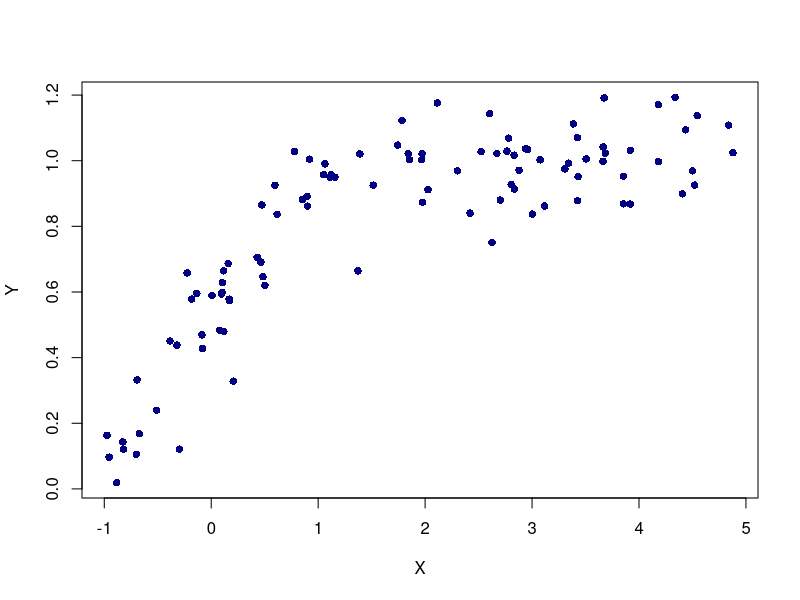
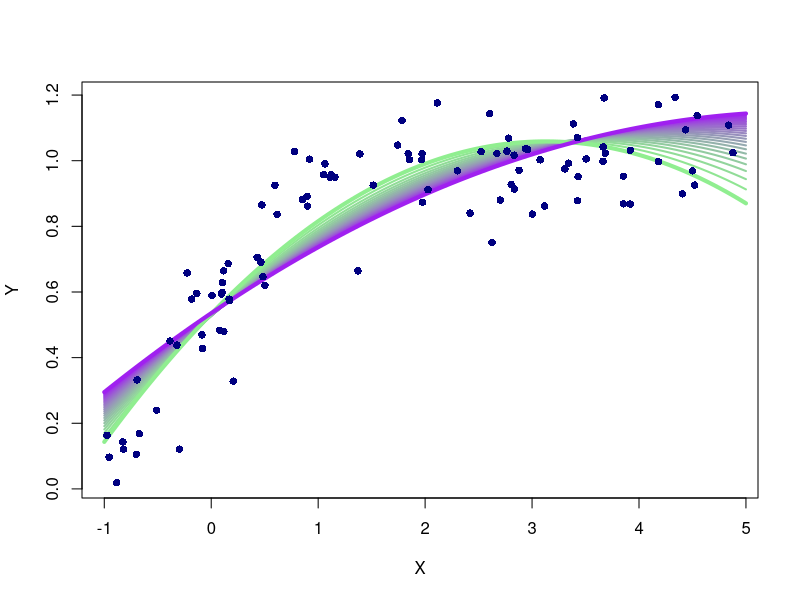
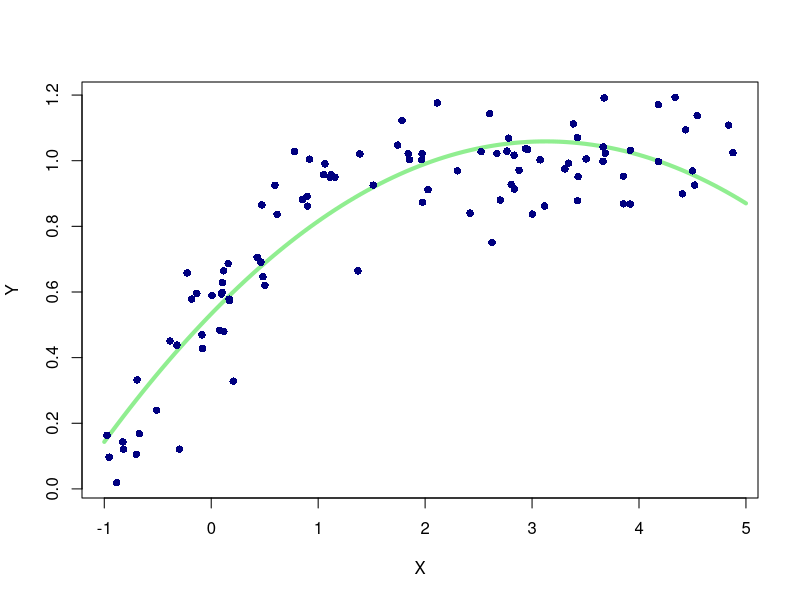
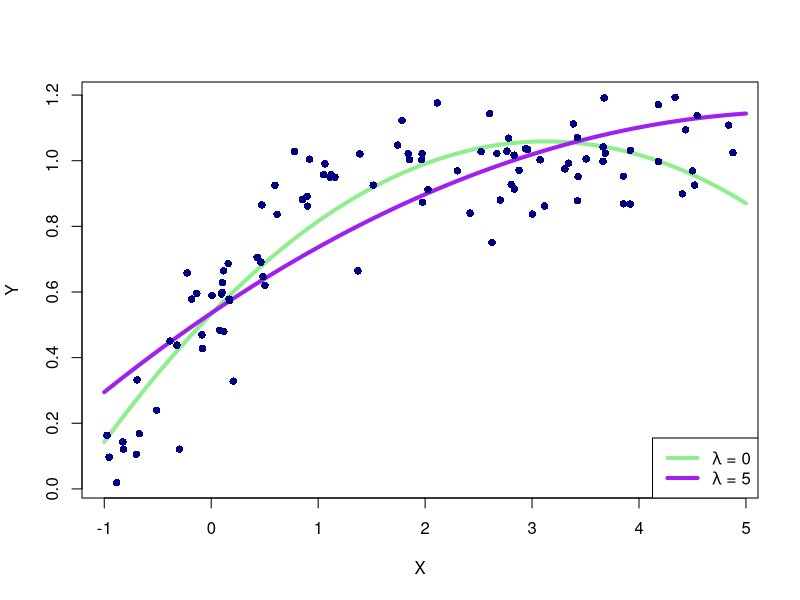

Generate these figures, in order, with R:
#### ************************ Header ************************ ####
# File: monotonic_preservation.R                                 #
# Author: ian2j                                                  #
# Last Modified: 23JUL2016                                       #
# Purpose: Test an idea to force a fitted curve to be monotonic  #
# ************************************************************** #

#### Change working directory ####
setwd("C:/Users/Ian/Desktop/Master/Research/ADN/Monotonic/")

#### Set Random Seed ####
set.seed(31416)

#### Create sample data ####
N <- 1e2 # sample size
LB <- -1 # independent variable lower bound
UB <- 5 # independent variable upper bound
X <- runif(N,
           LB,
           UB) # independent variable
ALPHA <- 1 # scaling factor for dependent variable mean
BETA <- 2 # additional scaling factor for inverse logit
TAU <- .1 # dependent variable stdev
Y <- rnorm(N,
           ALPHA *
             exp(X * BETA) /
             (1 + exp(X * BETA)),
           TAU) # dependent variable

#### Setup plot options ####
# Background color of plots
BGCOLOR <- "white"
# Color of points
DOTCOLOR <- "navy"
# Color for starting curve (default regression)
STCOLOR <- "lightgreen"
# Color for final curve (our new regression)
EDCOLOR <- "purple"

# Make initial scatterplot
png("scatterplot.png",
    width = 8,
    height = 6,
    units = "in",
    res = 300)
# Set plot background color
par(bg = BGCOLOR)
# Plot points
plot(X,
     Y,
     pch = 16,
     col = DOTCOLOR)
dev.off()

#### Newton's method functions ####
# Objective function for which we seek B so that f(B) = 0
# NOTE: In our case, B consists of three values [b0, b1, b2]
#       and this function is actually the collection of partial
#       derivatives with respect to b0, b1, and b2 of our
#       loss + penalty function
f <- function(X,
              Y,
              cbeta,
              LAMBDA,
              MID) {
  d <- cbind(1,
             X,
             X ^ 2)
  common1 <- Y - d %*% cbeta
  common2 <- 2 * LAMBDA *
    (cbeta[2] / (2 * cbeta[3]) + MID) ^ (-3)
  b0 <- -2 * sum(common1)
  b1 <- -2 * sum(common1 * X)
  b1 <- b1 - common2 * (1 / (2 * cbeta[3]))
  b2 <- -2 * sum(common1 * X ^ 2)
  b2 <- b2 - common2 * (-cbeta[2] / (2 * cbeta[3] ^ 2))
  return(c(b0, 
           b1, 
           b2))
}
# Derivative of our objective function to be used in Newton's 
# method. Because our objective function is already the partial
# derivatives of the loss + penalty function with respect to 
# b0, b1, and b2, this is really the Hessian matrix of second 
# partial derivatives
fp <- function(X,
               Y,
               cbeta,
               LAMBDA,
               MID) {
  H <- matrix(0, 
              nrow = 3, 
              ncol = 3)
  common <- (cbeta[2] / (2 * cbeta[3]) + MID)
  H[1,1] <- 2 * length(X)
  H[1,2] <- 2 * sum(X)
  H[1,3] <- 2 * sum(X ^ 2)
  H[2,1] <- H[1,2]
  H[2,2] <- H[1,3] + 1.5 * 
    LAMBDA / cbeta[3] ^ 2 * common ^ (-4)
  H[2,3] <- 2 * sum(X ^ 3) + 
    LAMBDA / cbeta[3] ^ 2 * 
    (common ^ (-3) - 
       cbeta[2] * 1.5 / cbeta[3] * common ^ (-4))
  H[3,1] <- H[1,3]
  H[3,2] <- 2 * sum(X ^ 3) - LAMBDA *
    (common ^ (-3) *
       (-1 / cbeta[3] ^ 2) + 
       1.5 * cbeta[2] / cbeta[3] ^ 3 * common ^ (-4))
  H[3,3] <- 2 * sum(X ^ 4) + 
    LAMBDA * cbeta[2] * 
    (common ^ (-3) * 
       (-2 / cbeta[3] ^ 3) + 
       1.5 * cbeta[2] / cbeta[3] ^ 4 * common ^ (-4))
  return(H)
}
# Basic implementation of Newton's method for our problem
solver <- function(X, 
                   Y, 
                   LAMBDA, 
                   MID = mean(range(X)),
                   MAXITER = 100, 
                   TOL = 1e-4) {
  # Use a standard least squares regression model 
  # to select an initial set of coefficients
  d <- cbind(X, 
             X ^ 2)
  ibeta <- as.numeric(coef(lm(Y ~ d)))
  # Initialize variables for the algorithm
  ITER <- 1
  NORM <- 1e4
  while(ITER < MAXITER & NORM > TOL) {
    # While we have not crossed the maximum number 
    # of iterations AND remain above the tolerance 
    # for convergence,
    
    # Calculate the current value of the 
    # objective function
    fval <- f(X,
              Y,
              ibeta,
              LAMBDA,
              MID)
    
    # Calculate how far we are away from the 
    # optimal values of [0, 0, 0]
    NORM <- sum(abs(fval))
    
    # Calculate the Hessian matrix
    fpval <- fp(X,
                Y,
                ibeta,
                LAMBDA,
                MID)
    
    # Update the values of the coefficients
    # using Newton's method
    ibeta <- ibeta - solve(fpval, fval)
    
    # Increment the iteration count
    ITER <- ITER + 1
  }
  # Return the final solution
  return(ibeta)
}

#### Experiments ####
# Set up a sequence of penalty terms
LAMSEQ <- seq(from = 0,
              to = 5,
              len = 25)
# Get the number of lambda values to try
NL <- length(LAMSEQ) 
# Initialize matrix for output
BMAT <- matrix(0, 
               nrow = NL,
               ncol = 3)
# Loop through and calculate estimated coefficients using 
# Newton's method for each value of lambda
for(l in 1:NL) {
  BMAT[l,] <- solver(X, 
                     Y, 
                     LAMBDA = LAMSEQ[l], 
                     MID = mean(range(X)),
                     MAXITER = 20, 
                     TOL = 1e-4)
}

# Overlay all solutions on the initial scatterplot
png("all_solutions.png",
    width = 8,
    height = 6,
    units = "in",
    res = 300)
COLSEQ <- colorRampPalette(c(STCOLOR,
                             EDCOLOR))(NL)
par(bg = BGCOLOR)
plot(X, 
     Y,
     pch = 16,
     col = DOTCOLOR)
for(l in 1:NL) {
  curve(BMAT[l, 1] + 
          BMAT[l, 2] * x + 
          BMAT[l, 3] * x ^ 2,
        from = LB,
        to = UB,
        add = TRUE,
        lwd = 2,
        col = COLSEQ[l])
}
# Emphasize the initial (unpenalized) solution
curve(BMAT[1, 1] + 
        BMAT[1, 2] * x + 
        BMAT[1, 3] * x ^ 2,
      from = LB,
      to = UB,
      add = TRUE,
      lwd = 4,
      col = STCOLOR)
# Emphasize the final (most penalized) solution
curve(BMAT[NL,1] + 
        BMAT[NL,2] * x + 
        BMAT[NL,3] * x ^ 2,
      from = LB,
      to = UB,
      add = TRUE,
      lwd = 4,
      col = EDCOLOR)
# Plot the points again to put them on top of the lines
points(X, 
       Y, 
       pch = 16, 
       col = DOTCOLOR)
dev.off()

# Plot only the initial curve
png("initial_results.png",
    width = 8,
    height = 6,
    units = "in",
    res = 300)
# Set plot background color
par(bg = BGCOLOR)
# Plot the data
plot(X,
     Y,
     pch = 16,
     col = DOTCOLOR)
# Add the initial curve
curve(BMAT[1, 1] + 
        BMAT[1, 2] * x + 
        BMAT[1, 3] * x ^ 2,
      from = LB,
      to = UB,
      add = TRUE,
      lwd = 4,
      col = STCOLOR)
# Plot the points once more
points(X, 
       Y, 
       pch = 16, 
       col = DOTCOLOR)
dev.off()

# Plot only the initial and final curves
png("simple_results.png",
    width = 8,
    height = 6,
    units = "in",
    res = 300)
# Set plot background color
par(bg = BGCOLOR)
# Plot the data
plot(X,
     Y,
     pch = 16,
     col = DOTCOLOR)
# Add the initial curve
curve(BMAT[1, 1] + 
        BMAT[1, 2] * x +
        BMAT[1, 3] * x ^ 2,
      from = LB,
      to = UB,
      add = TRUE,
      lwd = 4,
      col = STCOLOR)
# Add the final curve
curve(BMAT[NL, 1] + 
        BMAT[NL, 2] * x + 
        BMAT[NL, 3] * x ^ 2,
      from = LB,
      to = UB,
      add = TRUE,
      lwd = 4,
      col = EDCOLOR)
# Plot the points once more
points(X, 
       Y, 
       pch = 16, 
       col = DOTCOLOR)
# Add a legend
legend("bottomright",
       legend = c(expression(lambda * " = 0"),
                  expression(lambda * " = 5")),
       lwd = c(4, 4),
       lty = c(1, 1),
       col = c(STCOLOR, 
               EDCOLOR))
dev.off()